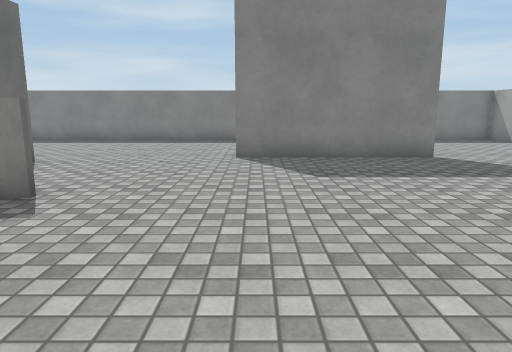
[1] (above)

21 first-person views from a walk through a scene from a Unity 3-D project. The camera is 1.3 m above the floor, tilts 10° down and sees 70° across. The floor is counted in squares, 1 m on a side. Each view is taken from the middle of a square. On the plan, view 1 faces up. The plan holds only what a view shows up to about 15 squares ahead; the rest is blank. The place goes on beyond the plan. The player character is not drawn. Surface patterns are stand-ins for the level's own textures.

[2]
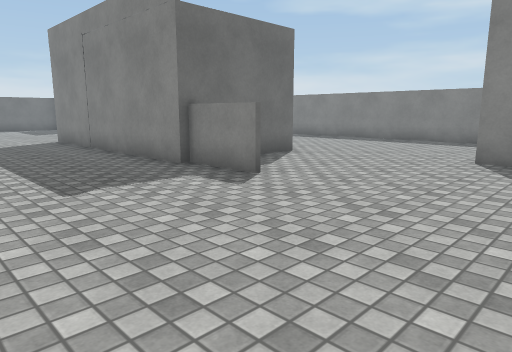

[3]
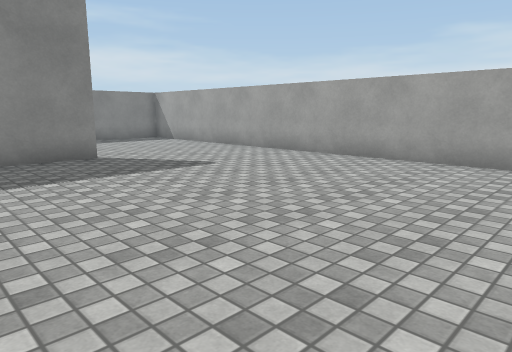

[4]
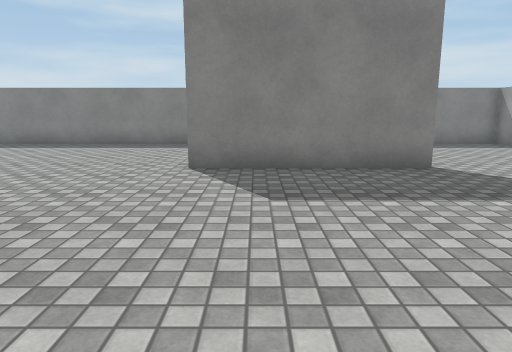

[5]
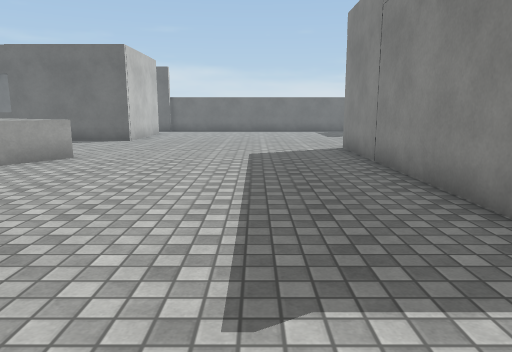

[6]
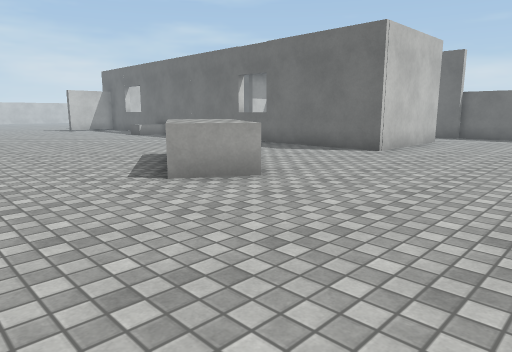

[7]
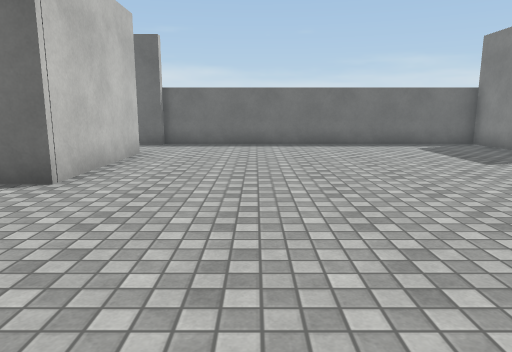

[8]
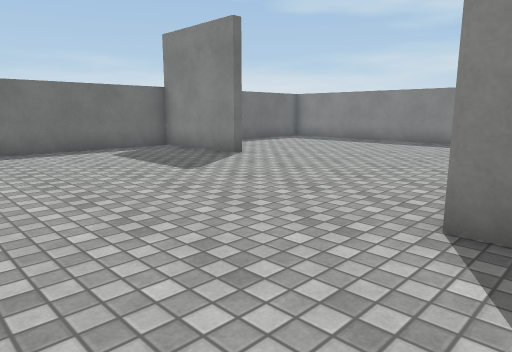

[9]
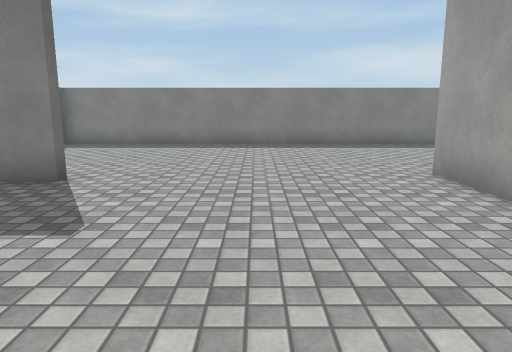

[10]
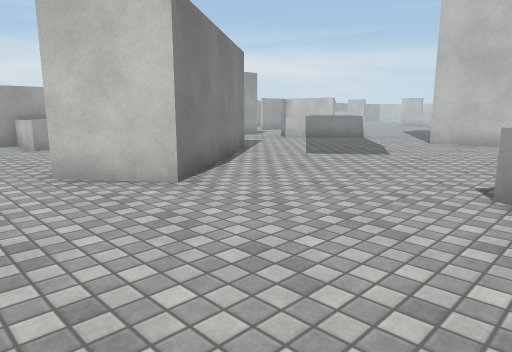

[11]
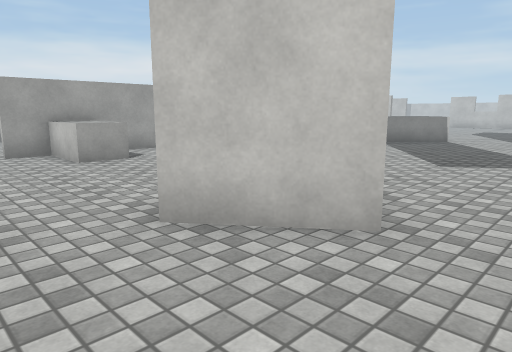

[12]
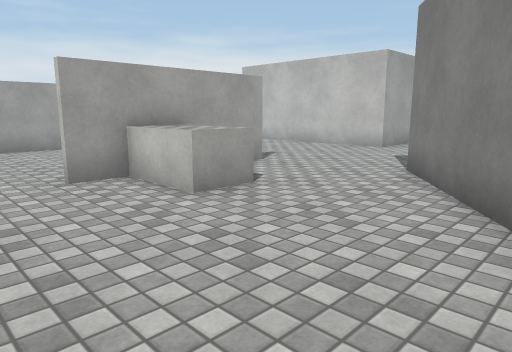

[13]
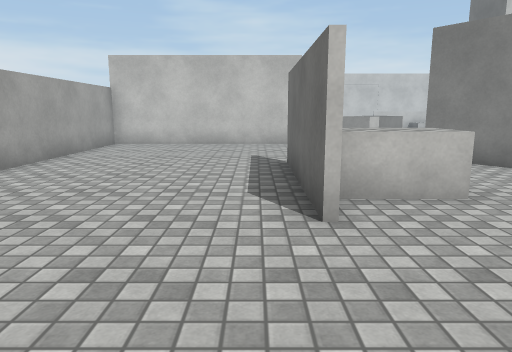

[14]
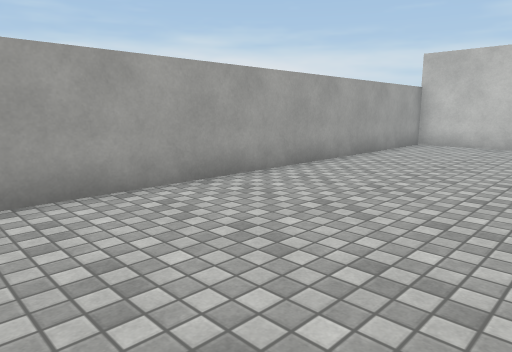

[15]
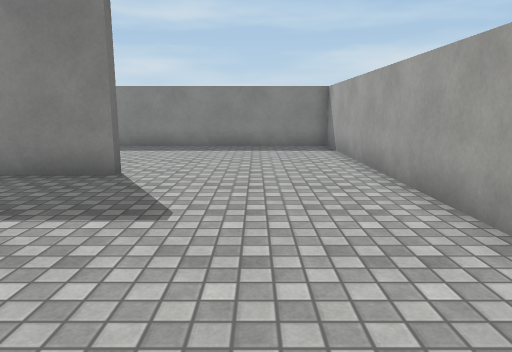

[16]
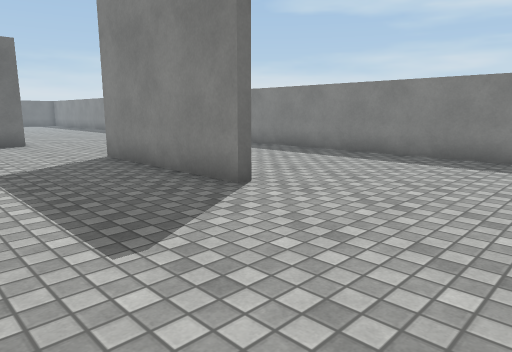

[17]
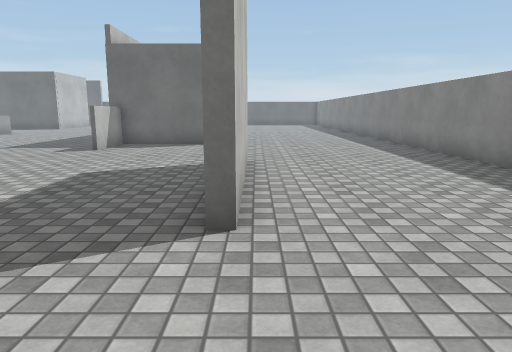

[18]
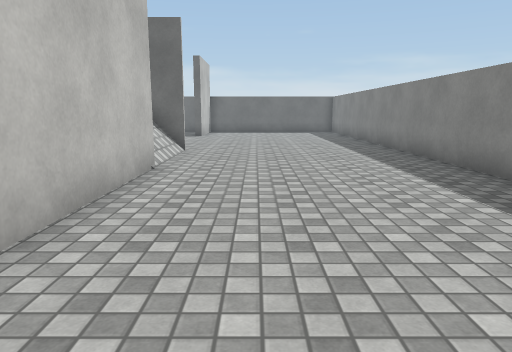

[19]
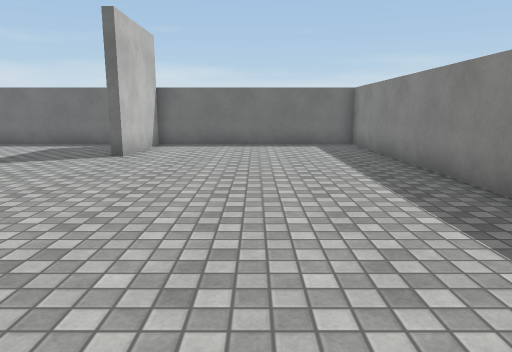

[20]
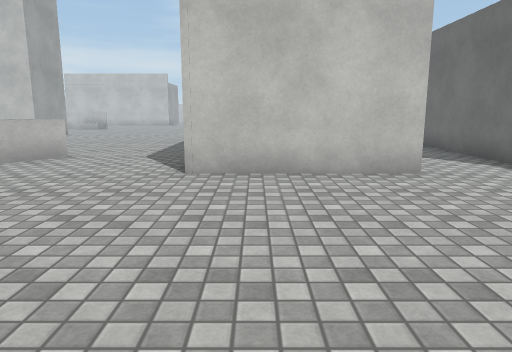

[21]
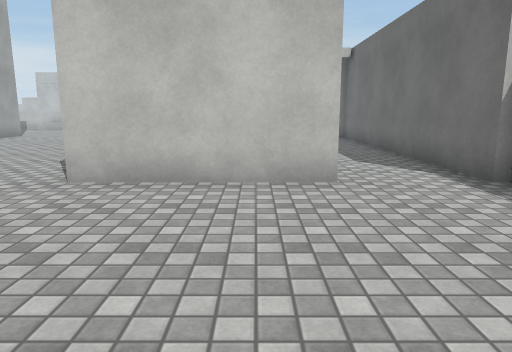

### Floor plan
Key: @ floor where view 1 was taken; # wall or solid block; . floor; / step, stairs or slope; ^ raised ledge; B block; O other object.
Columns run from 27 left of view 1 to 11 right of it. Each row starts with its distance up from view 1.
 17 #######################################
 16 #.....................................#
 15 #.....................................#
 14 #.....................................#
 13 #.....................................#
 12 #.....................................#
 11 #..........................######.....#
 10 #.....................................#
  9 #####.......O        O................#
  8 #...........O        O................#
  7 #...........O        O................#
  6 #.........../        O................#
  5 #...........OOOOOOOOOO##..............#
  4 #.....................................#
  3 #.....................................#
  2 #.....................................#
  1 #.....................................#
  0 #..........................@..........#
 -1 #.....................##.....BB#......#
 -2 #....................##  ....BBB......#
 -3 #.....................## #...BB#......#
 -4 #...#####.....^^^......####....#......#
 -5 #...    #.....^^^......####....#......#
 -6 #...    #....^^^........####..........#
 -7 #...    #....^^..........#  ..........#
 -8 #..     #.................  ..........#
 -9 #..       ................   .........#
-10 #..       ................   .........#
-11 #..       ................   .#########

Positions as (right, up) in squares from view 1, and headings:
1: (0, 0), facing up
2: (2, 0), facing up-left
3: (1, 0), facing up-right
4: (1, 2), facing up
5: (-2, 2), facing left
6: (-7, 2), facing down-left
7: (-12, 0), facing left
8: (-14, 1), facing up-left
9: (-19, 2), facing up
10: (-12, 2), facing down-right
11: (-8, 2), facing down-right
12: (-3, 2), facing down-right
13: (5, 4), facing down
14: (5, 4), facing down-right
15: (8, 3), facing up
16: (10, 6), facing up-left
17: (9, 11), facing left
18: (-3, 12), facing left
19: (-12, 13), facing left
20: (-20, 4), facing down
21: (-22, 3), facing down
